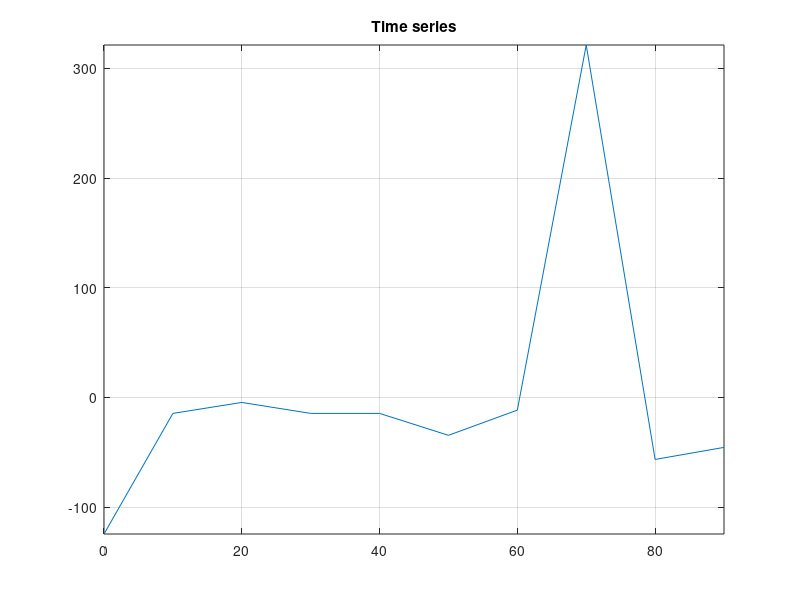
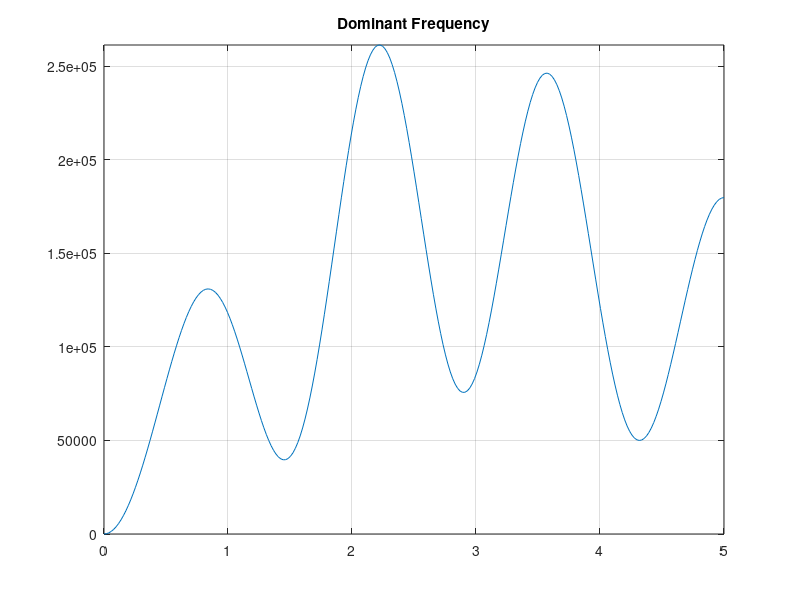

Write MATLAB code to recreate these figures, in order.
clear 
close all

Fs = 10; % sampling frequency 1 kHz
t =  [0,10,20,30,40,50,60,70,80,90]; % time scale
x = [10,120,130,120,120,100,123,456,78,89]; % time series
x = x - mean(x);                                            % <= ADDED LINE
plot(t,x), axis('tight'), grid('on'), title('Time series'), figure
nfft = 512; % next larger power of 2
y = fft(x,nfft); % Fast Fourier Transform
y = abs(y.^2); % raw power spectrum density
y = y(1:1+nfft/2); % half-spectrum
[v,k] = max(y); % find maximum
f_scale = (0:nfft/2)* Fs/nfft; % frequency scale
plot(f_scale, y),axis('tight'),grid('on'),title('Dominant Frequency')
fest = f_scale(k); % dominant frequency estimate
fprintf('Dominant freq.: true %f Hz, estimated %f Hznn\n', fest, fest)
fprintf('Frequency step (resolution) = %f Hznn\n', f_scale(2))
